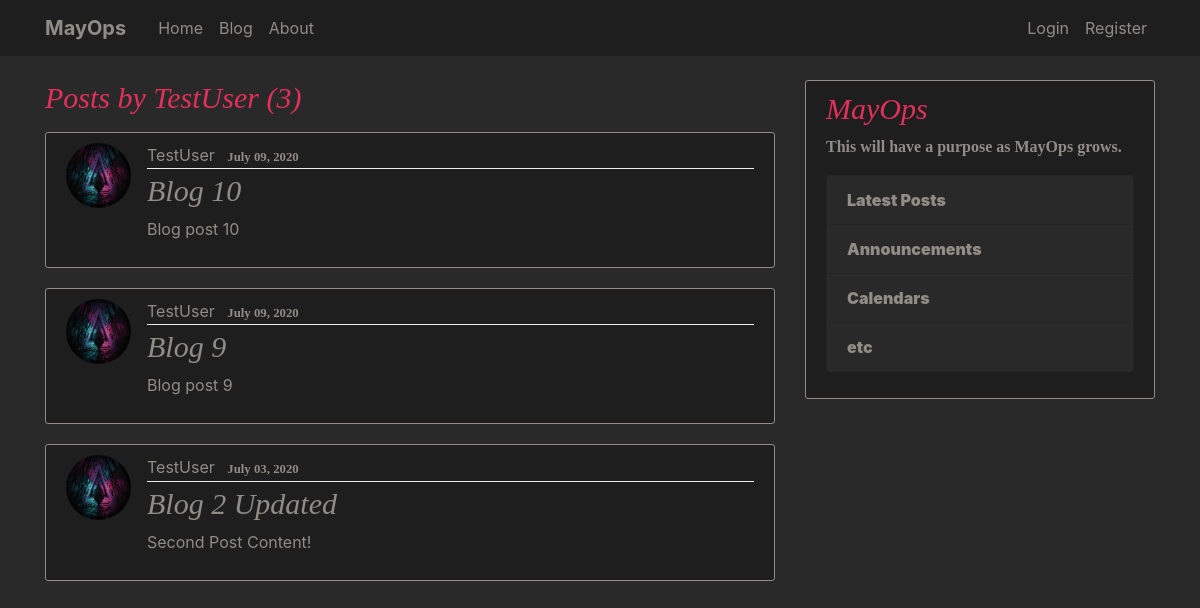
Page /user/TestUser on the earlier database version.
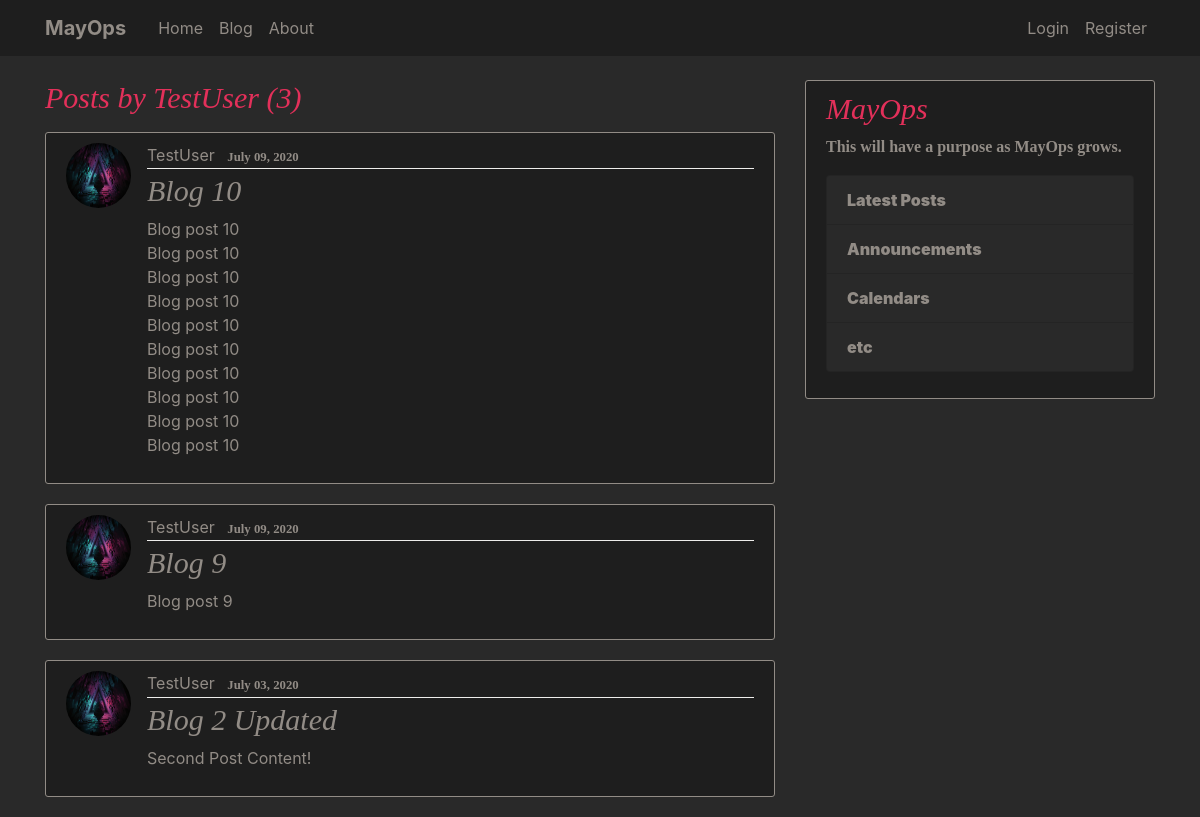
Same page on the later database version.
### homepage/models.py (models this page shows, shortened)
class Post(models.Model):
    title = models.CharField(max_length=100)
    content = models.TextField()
    date_posted = models.DateTimeField(default=timezone.now)
    author = models.ForeignKey(User, on_delete=models.CASCADE)

### users/models.py (models this page shows, shortened)
class Profile(models.Model):
    user = models.OneToOneField(User, on_delete=models.CASCADE)
    image = models.ImageField(default='default1.jpg', upload_to='profile_pics')

### homepage/views.py (the view)
# urls.py: path('user/<str:username>', UserPostListView.as_view(), name="user-posts"),
class UserPostListView(ListView):
    model = Post
    template_name = 'homepage/user_posts.html'
    context_object_name = 'posts'
    paginate_by = 5
    def get_queryset(self):
        user = get_object_or_404(User, username=self.kwargs.get('username'))
        return Post.objects.filter(author=user).order_by("-date_posted")

### homepage/templates/homepage/user_posts.html (shortened to what this page needs)
{% extends "homepage/base.html" %}
{% block content %}
    <h1 class="mb-3">Posts by {{ view.kwargs.username }} ({{ page_obj.paginator.count }})</h1>
    {% for post in posts %}
        <article class="media content-section">
          <img class="rounded-circle article-img" src="{{ post.author.profile.image.url }}">
          <div class="media-body">
            <div class="article-metadata">
              <a class="mr-2" href="{% url 'user-posts' post.author.username %}">{{ post.author }}</a>
              <small class="text-muted">{{ post.date_posted|date:"F d, Y" }}</small>
            </div>
            <h2><a class="article-title" href="{% url 'post-detail' post.id %}">{{ post.title }}</a></h2>
            <p class="article-content">{{ post.content }}</p>
          </div>
        </article>
    {% endfor %}
{% endblock content %}

### homepage/templates/homepage/base.html (shortened to what this page needs)
{% load static %}
<!DOCTYPE html>
<html>
<head>
    <link rel="stylesheet" href="https://maxcdn.bootstrapcdn.com/bootstrap/4.0.0/css/bootstrap.min.css">
    <link rel="stylesheet" type="text/css" href="{% static 'homepage/main.css' %}">
</head>
<body>
    <header class="site-header">
      <nav class="navbar navbar-expand-md navbar-dark bg-steel fixed-top">
        <div class="container">
          <a class="navbar-brand mr-4" href="{% url 'MayOps-home' %}">MayOps</a>
          <div class="collapse navbar-collapse" id="navbarToggle">
            <div class="navbar-nav mr-auto">
              <a class="nav-item nav-link" href="{% url 'MayOps-home' %}">Home</a>
              <a class="nav-item nav-link" href="{% url 'MayOps-blog' %}">Blog</a>
              <a class="nav-item nav-link" href="{% url 'MayOps-about' %}">About</a>
            </div>
            <div class="navbar-nav">
              {% if user.is_authenticated %}
                <a class="nav-item nav-link" href="{% url 'post-create' %}">New Post</a>
                <a class="nav-item nav-link" href="{% url 'profile' %}">Profile</a>
                <a class="nav-item nav-link" href="{% url 'logout' %}">Logout</a>
              {% else %}
                <a class="nav-item nav-link" href="{% url 'login' %}">Login</a>
                <a class="nav-item nav-link" href="{% url 'register' %}">Register</a>
              {% endif %}
            </div>
          </div>
        </div>
      </nav>
    </header>
    <main role="main" class="container">
      <div class="row">
        <div class="col-md-8">
          {% block content %}{% endblock %}
        </div>
        <div class="col-md-4">
          <div class="content-section">
            <h3>MayOps</h3>
            <p class='text-muted'>This will have a purpose as MayOps grows.
              <ul class="list-group">
                <li class="list-group-item list-group-item-light">Latest Posts</li>
                <li class="list-group-item list-group-item-light">Announcements</li>
                <li class="list-group-item list-group-item-light">Calendars</li>
                <li class="list-group-item list-group-item-light">etc</li>
              </ul>
            </p>
          </div>
        </div>
      </div>
    </main>
</body>
</html>

### homepage/static/homepage/main.css (style rules this page uses)
body { background: rgb(41, 41, 41); color: #333333; margin-top: 5rem; }
h1, h2, h3, h4, h5, h6 { color: rgb(227, 48, 90); font-family:adobe-garamond-pro-n4, adobe-garamond-pro, serif; font-size:30px; font-style:italic; font-weight:400; }
ul { margin: 0; }
.bg-steel { background-color: rgb(30, 30, 30); }
.site-header .navbar-nav .nav-link { color: rgb(146, 140, 134); }
.content-section { background: rgb(30, 30, 30); padding: 10px 20px; border: 1px solid rgb(146, 140, 134); border-radius: 3px; margin-bottom: 20px; }
.article-title { color: rgb(146, 140, 134); }
.article-content { white-space: pre-line; color: rgb(146, 140, 134); }
.article-img { height: 65px; width: 65px; margin-right: 16px; }
.article-metadata { padding-bottom: 1px; margin-bottom: 4px; border-bottom: 1px solid rgb(238, 237, 235); }
.text-muted { color: rgb(146, 140, 134)!important; font-weight:700; font-family:adobe-garamond-pro-n4, adobe-garamond-pro, serif; font-weight:900; }
.list-group-item-light { color: rgb(146, 140, 134); background-color: rgb(41, 41, 41); font-weight:900; }
a { color: rgb(146, 140, 134); }
.navbar-dark .navbar-brand { color: rgb(146, 140, 134); font-weight:700; }

Differences in the rows shown:
changed Post "Blog 10": content "Blog post 10" → "Blog post 10 Blog post 10 Blog post 10 Blog post 10 Blog post 10 Blog post 10 Blog post 10 Blog post 10 Blog post 10 Blog post 10"
